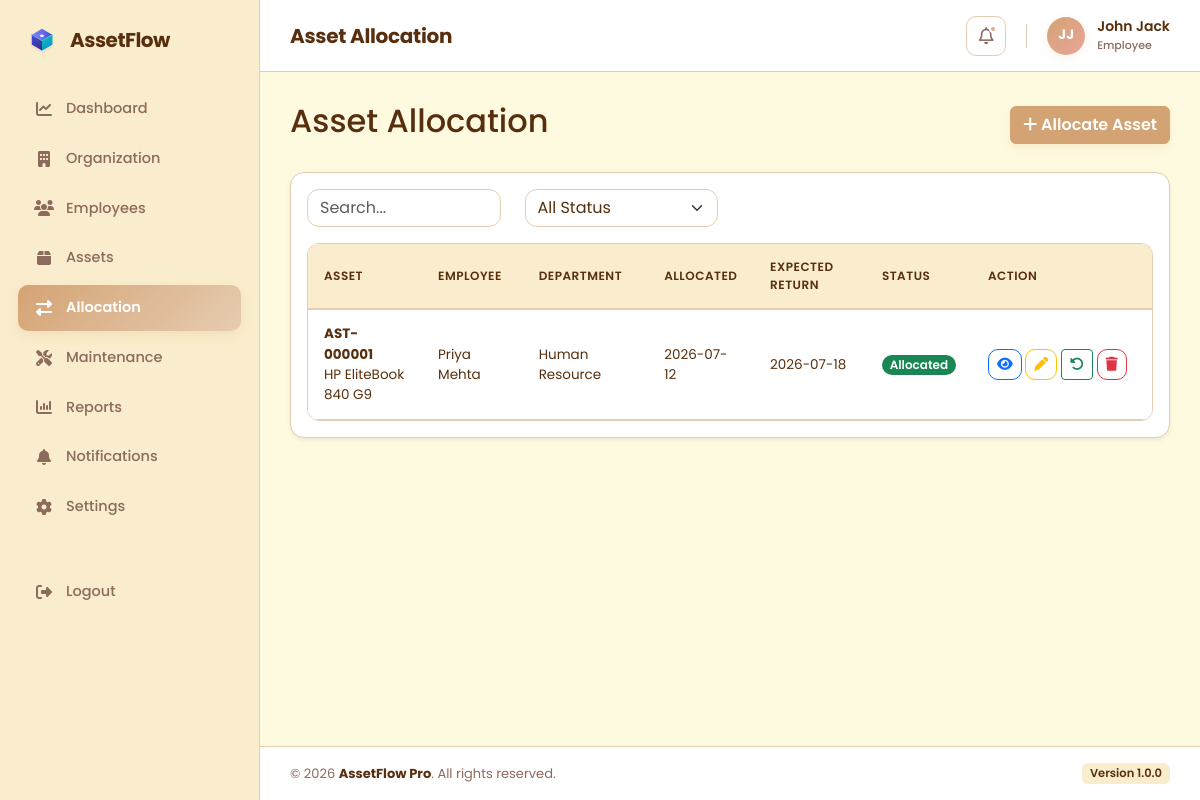
The page /AssetFlow/dashboard.php?page=allocation (signed in) on the database its author committed.
### tables this page shows
CREATE TABLE IF NOT EXISTS `asset_allocations` (
  `allocation_id` int(11) NOT NULL AUTO_INCREMENT,
  `asset_id` int(11) NOT NULL,
  `employee_id` int(11) NOT NULL,
  `allocation_date` date NOT NULL,
  `expected_return` date DEFAULT NULL,
  `actual_return` date DEFAULT NULL,
  `allocation_status` enum('Allocated','Returned','Overdue') DEFAULT 'Allocated',
  `remarks` text DEFAULT NULL,
  `created_at` timestamp NOT NULL DEFAULT current_timestamp(),
  PRIMARY KEY (`allocation_id`),
  KEY `asset_id` (`asset_id`),
  KEY `employee_id` (`employee_id`)
);

CREATE TABLE IF NOT EXISTS `assets` (
  `asset_id` int(11) NOT NULL AUTO_INCREMENT,
  `asset_code` varchar(30) NOT NULL,
  `asset_name` varchar(150) NOT NULL,
  `category_id` int(11) NOT NULL,
  `department_id` int(11) NOT NULL,
  `purchase_date` date DEFAULT NULL,
  `purchase_cost` decimal(10,2) DEFAULT NULL,
  `vendor` varchar(100) DEFAULT NULL,
  `serial_number` varchar(100) DEFAULT NULL,
  `asset_status` enum('Available','Allocated','Maintenance','Retired') DEFAULT 'Available',
  `remarks` text DEFAULT NULL,
  `asset_image` varchar(255) DEFAULT NULL,
  `created_at` timestamp NOT NULL DEFAULT current_timestamp(),
  PRIMARY KEY (`asset_id`),
  UNIQUE KEY `asset_code` (`asset_code`),
  KEY `category_id` (`category_id`),
  KEY `department_id` (`department_id`)
);

CREATE TABLE IF NOT EXISTS `departments` (
  `department_id` int(11) NOT NULL AUTO_INCREMENT,
  `department_name` varchar(100) NOT NULL,
  `manager_name` varchar(100) DEFAULT NULL,
  `description` text DEFAULT NULL,
  `department_code` varchar(20) DEFAULT NULL,
  `parent_department` int(11) DEFAULT NULL,
  `status` enum('Active','Inactive') DEFAULT 'Active',
  `created_at` timestamp NOT NULL DEFAULT current_timestamp(),
  PRIMARY KEY (`department_id`),
  UNIQUE KEY `department_name` (`department_name`),
  KEY `parent_department` (`parent_department`)
);

### AssetFlow/models/Allocation.php (called while the page is built, shortened)
<?php
require_once __DIR__ . "/../config/database.php";
class Allocation
{
    private $conn;
    public function __construct()
    {
        $db = new Database();
        $this->conn = $db->connect();
    }
    public function getAll()
    {
        $sql = "SELECT
                al.*,
                a.asset_code,
                a.asset_name,
                e.employee_code,
                CONCAT(e.first_name,' ',e.last_name) employee_name,
                d.department_name
                FROM asset_allocations al
                INNER JOIN assets a
                ON al.asset_id=a.asset_id
                INNER JOIN employees e
                ON al.employee_id=e.employee_id
                INNER JOIN departments d
                ON e.department_id=d.department_id
                ORDER BY al.allocation_id DESC";
        $stmt = $this->conn->prepare($sql);
        $stmt->execute();
        return $stmt->fetchAll(PDO::FETCH_ASSOC);
    }
}

### AssetFlow/config/database.php (called while the page is built, shortened)
<?php
class Database
{
    private $host = "localhost";
    private $db_name = "assetflow";
    private $username = "root";
    private $password = "";
    public function connect()
    {
        $this->conn = null;
        try {
            $this->conn = new PDO(
                "mysql:host={$this->host};dbname={$this->db_name};charset=utf8mb4",
                $this->username,
                $this->password
            );
            $this->conn->setAttribute(PDO::ATTR_ERRMODE, PDO::ERRMODE_EXCEPTION);
            $this->conn->setAttribute(PDO::ATTR_DEFAULT_FETCH_MODE, PDO::FETCH_ASSOC);
        } catch (PDOException $e) {
            die("Database Connection Failed : " . $e->getMessage());
        }
        return $this->conn;
    }
}

### AssetFlow/pages/allocation.php (the view, shortened to what this page needs)
<?php
require_once ROOT_PATH . "/models/Allocation.php";
$model = new Allocation();
$allocations = $model->getAll();
?>
<div class="d-flex justify-content-between align-items-center mb-4">
    <h2>Asset Allocation</h2>
    <button
        class="btn btn-primary"
        data-bs-toggle="modal"
        data-bs-target="#allocationModal">
        <i class="fa-solid fa-plus"></i>
        Allocate Asset
    </button>
</div>
<div class="card shadow-sm">
    <div class="card-body">
        <div class="row mb-3">
            <div class="col-md-3">
                <input
                    type="text"
                    id="allocationSearch"
                    class="form-control"
                    placeholder="Search...">
            </div>
            <div class="col-md-3">
                <select
                    id="statusFilter"
                    class="form-select">
                    <option value="">All Status</option>
                </select>
            </div>
        </div>
        <div class="table-responsive">
            <table class="table table-hover align-middle mb-0" id="allocationTable">
                <thead>
                    <tr>
                        <th>Asset</th>
                        <th>Employee</th>
                        <th>Department</th>
                        <th>Allocated</th>
                        <th>Expected Return</th>
                        <th>Status</th>
                        <th style="width: 180px;">Action</th>
                    </tr>
                </thead>
                <tbody>
                    <?php foreach ($allocations as $row): ?>
                        <tr>
                        <td>
                            <strong><?= $row['asset_code']; ?></strong>
                            <br>
                            <?= $row['asset_name']; ?>
                        </td>
                        <td>
                            <?= $row['employee_name']; ?>
                        </td>
                        <td>
                            <?= $row['department_name']; ?>
                        </td>
                        <td>
                            <?= $row['allocation_date']; ?>
                        </td>
                        <td>
                            <?= $row['expected_return']; ?>
                        </td>
                        <td>
                            <?php
                            $color = "success";
                            ?>
                            <span class="badge bg-<?= $color; ?> rounded-pill">
                                <?= $row['allocation_status']; ?>
                            </span>
                        </td>
                        <td>
                            <button
                                class="btn btn-sm btn-outline-primary viewAllocation"
                                data-id="<?= $row['allocation_id']; ?>"
                                data-bs-toggle="modal"
                                data-bs-target="#viewAllocationModal">
                                <i class="fa-solid fa-eye"></i>
                            </button>
                            <button
                                class="btn btn-sm btn-outline-warning editAllocation"
                                data-id="<?= $row['allocation_id']; ?>"
                                data-bs-toggle="modal"
                                data-bs-target="#allocationModal">
                                <i class="fa-solid fa-pen"></i>
                            </button>
                            <a
                                class="btn btn-sm btn-outline-success"
                                href="<?= BASE_URL ?>controllers/AllocationController.php?action=return&id=<?= $row['allocation_id']; ?>">
                                <i class="fa fa-rotate-left"></i>
                            </a>
                            <a
                                class="btn btn-sm btn-outline-danger"
                                onclick="return confirm('Delete Allocation?')"
                                href="<?= BASE_URL ?>controllers/AllocationController.php?action=delete&id=<?= $row['allocation_id']; ?>">
                                <i class="fa fa-trash"></i>
                            </a>
                        </td>
                    </tr>
                <?php endforeach; ?>
            </tbody>
        </table>
        </div>
    </div>
</div>

### AssetFlow/assets/css/main.css (style rules this page uses)
* { margin: 0; padding: 0; box-sizing: border-box; font-family: 'Poppins', sans-serif; }
:root { --primary: #d4a373; --primary-light: #e6ccb2; --primary-glow: rgba(212, 163, 115, 0.1); --bg-light: #fefae0; --card-bg: #ffffff; --card-border: #e6ccb2; --sidebar-bg: #faedcd; --text-main: #582f0e; --text-muted: #8c6a5c; }
body { background: var(--bg-light); color: var(--text-main); }
.card { background-color: var(--card-bg) !important; border: 1px solid var(--card-border) !important; border-radius: 14px !important; }
.btn-primary { background-color: var(--primary) !important; border-color: var(--primary) !important; color: #ffffff !important; font-weight: 600 !important; box-shadow: 0 4px 10px rgba(212, 163, 115, 0.15) !important; }
.table { border-collapse: separate; border-spacing: 0; border: 1px solid var(--card-border) !important; border-radius: 12px; overflow: hidden; background-color: var(--card-bg) !important; }
.table thead th, .table th { background-color: var(--sidebar-bg) !important; color: var(--text-main) !important; font-size: 12px; font-weight: 600; text-transform: uppercase; letter-spacing: 0.5px; padding: 14px 16px; border-bottom: 2px solid var(--card-border) !important; border-top: none !important; vertical-align: middle; }
.table td { padding: 14px 16px; border-bottom: 1px solid var(--card-border); color: var(--text-main); font-size: 13.5px; vertical-align: middle; }
.table tbody tr { transition: all 0.2s ease; }
.btn-outline-primary, .btn-outline-warning, .btn-outline-danger { border-radius: 10px; }
.form-control, .form-select { border-radius: 12px; border: 1px solid var(--card-border) !important; color: var(--text-main) !important; background-color: var(--card-bg) !important; transition: all 0.2s ease; }
.badge { font-size: 12px; font-weight: 600; }
.btn { transition: all 0.2s cubic-bezier(0.4, 0, 0.2, 1) !important; }
.card, .card-box { transition: all 0.3s cubic-bezier(0.4, 0, 0.2, 1) !important; border-radius: 14px !important; }

### rows shown on the page
asset_allocations: asset.asset_code "AST-000001", asset.asset_name "HP EliteBook 840 G9", employee_name "Priya Mehta", departments.department_name "Human Resource", allocation_date "2026-07-12", expected_return "2026-07-18", allocation_status "Allocated"

### other values the page prints
$title "Asset Allocation"
$initials "JJ"
$fullName "John Jack"
$userRole "Employee"
APP_NAME "AssetFlow Pro"
APP_VERSION "1.0.0"
